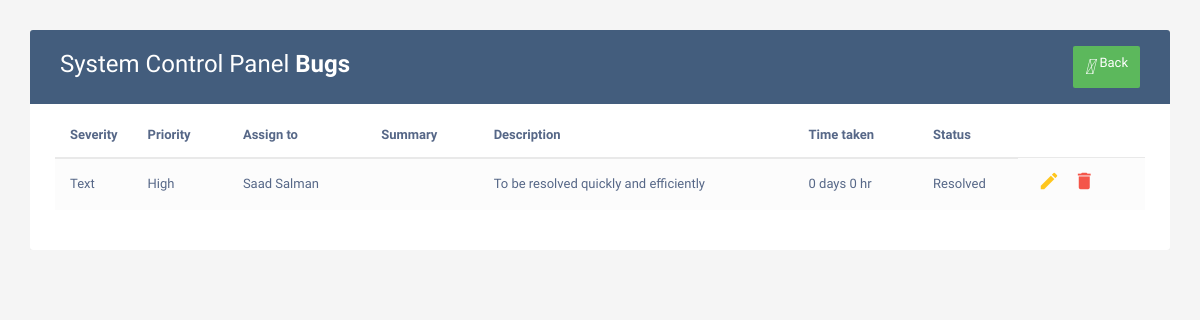
The app's page /viewproject/34 (signed in) with its own data.
### home/models.py (models this page shows, shortened)
class Project(models.Model):
    Pname = models.CharField(max_length=122)
    Pstatus = models.CharField(max_length=122)
    Desc = models.TextField()
    date = models.DateField()
    users = models.ManyToManyField(User)

class Bug(models.Model):
    project = models.CharField(max_length=122,null=True)
    Severity = models.CharField(max_length=122,null=True)
    Priority = models.CharField(max_length=122,null=True)
    Assign = models.CharField(max_length=122,null=True)
    Summary = models.TextField(null=True)
    Desc = models.TextField(null=True)
    date = models.DateField()
    Image = models.FileField(upload_to='file')
    status = models.CharField(max_length=50,default='Unresolved')
    created = models.DateTimeField(auto_now_add = True)
    ended = models.DateField(null=True,blank=True)
    timetaken = models.CharField(max_length=50,null=True,blank=True)
    reportedby = models.CharField(max_length=50)
    resolvedby = models.CharField(max_length=100,blank=True,null=True)

### home/views.py (the view)
# urls.py: path('viewproject/<int:id>',views.viewproject,name='View Project'),
@login_required
def viewproject(request,id):
    project = Project.objects.get(id=id)
    unresolved = Bug.objects.filter(project=project.Pname,status='Unresolved')
    resolved = Bug.objects.filter(project=project.Pname,status='Resolved')
    context = {
        'project':project,
        'unresolved':unresolved,
        'resolved':resolved,
    }
    return render(request,'viewproject.html',context)

### templates/viewproject.html (shortened to what this page needs)
<!DOCTYPE html>
<html lang="en">
<head>
<link rel="stylesheet" href="https://maxcdn.bootstrapcdn.com/font-awesome/4.7.0/css/font-awesome.min.css">
<link rel="stylesheet" href="https://maxcdn.bootstrapcdn.com/bootstrap/3.3.7/css/bootstrap.min.css">
</head>
<body>
    <div class="container">
        <div class="table-responsive">
            <div class="table-wrapper">
                <div class="table-title">
                    <div class="row">
                        <div class="col-xs-6">
                            <h2>{{project.Pname}} <b>Bugs</b></h2>
                        </div>
                        <div class="col-xs-6">
							<a href="/project" class="btn btn-success" data-toggle="modal"><i>&#xE147;</i> <span>Back</span></a>
                        </div>
                    </div>
                </div>
                <table class="table table-striped table-hover">
                    <thead>
                        <tr>
                            <th>Severity</th>
                            <th>Priority</th>
                            <th>Assign to</th>
                            <th>Summary</th>
                            <th>Description</th>
                            <th>Time taken</th>
							<th>Status</th>
                        </tr>
                    </thead>
                    <tbody>
                        {% for item in resolved %}
                        <tr>
                            <td> {{item.Severity}} </td>
                            <td> {{item.Priority}} </td>
                            <td> {{item.Assign}} </td>
                            <td> {{item.Summary}} </td>
                            <td> {{item.Desc}} </td>
                            <td> {{item.timetaken}} </td>
							<td> {{item.status}} </td>
                            <td>
                                <a href="/editbug/{{item.id}}" class="edit" data-toggle="modal"><i class="material-icons" data-toggle="tooltip" title="Edit">&#xE254;</i></a>
                                <a href="/deletebug/{{item.id}}" class="delete" data-toggle="modal"><i class="material-icons" data-toggle="tooltip" title="Delete">&#xE872;</i></a>
                            </td>
                        </tr>
                        {% endfor %}
                    </tbody>
                </table>
            </div>
        </div>
    </div>
</body>

### templates/viewproject.html (style rules this page uses)
body { color: #566787; background: #f5f5f5; font-family: 'Varela Round', sans-serif; font-size: 13px; }
.table-responsive { margin: 30px 0; }
.table-wrapper { min-width: 1000px; background: #fff; padding: 20px 25px; border-radius: 3px; box-shadow: 0 1px 1px rgba(0,0,0,.05); }
.table-title { padding-bottom: 15px; background: #435d7d; color: #fff; padding: 16px 30px; margin: -20px -25px 10px; border-radius: 3px 3px 0 0; }
.table-title h2 { margin: 5px 0 0; font-size: 24px; }
.table-title .btn { color: #fff; float: right; font-size: 13px; border: none; min-width: 50px; border-radius: 2px; border: none; outline: none !important; margin-left: 10px; }
.table-title .btn i { float: left; font-size: 21px; margin-right: 5px; }
.table-title .btn span { float: left; margin-top: 2px; }
table.table tr th, table.table tr td { border-color: #e9e9e9; padding: 12px 15px; vertical-align: middle; }
table.table tr th:first-child { width: 60px; }
table.table tr th:last-child { width: 100px; }
table.table-striped tbody tr:nth-of-type(odd) { background-color: #fcfcfc; }
table.table td:last-child i { opacity: 0.9; font-size: 22px; margin: 0 5px; }
table.table td a { font-weight: bold; color: #566787; display: inline-block; text-decoration: none; outline: none !important; }
table.table td a.edit { color: #FFC107; }
table.table td a.delete { color: #F44336; }
table.table td i { font-size: 19px; }

### records on screen
Project: Pname "System Control Panel"
Bug: Severity "Text", Priority "High", Assign "Saad Salman", Desc "To be resolved quickly and efficiently", timetaken "0 days 0 hr", status "Resolved"
